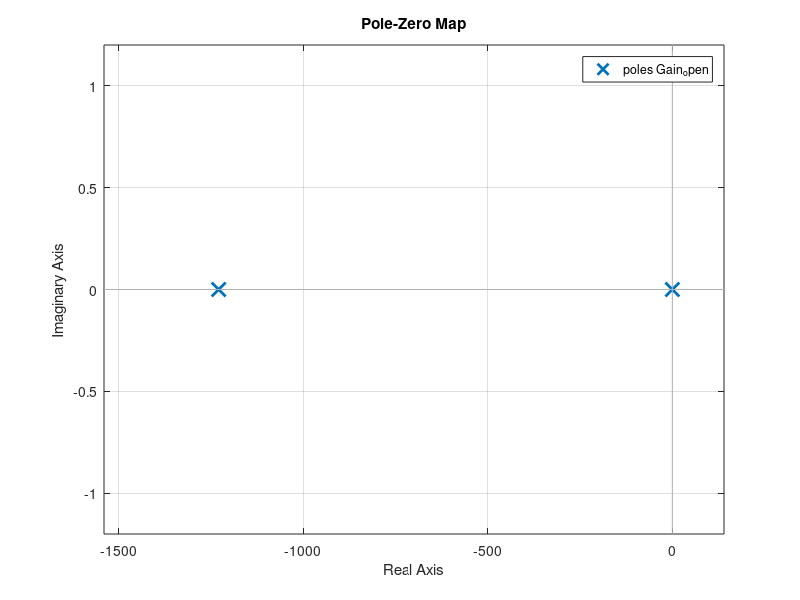

The MATLAB source for this figure:
K_t = 0.094;
K_e = 0.094;
La = 528e-6;
Ra = 0.649;
b = 666.1*10^-6;
J=0.0081;
G1 = tf(1,[La Ra]);
G2 = tf(1, [J b]);
Gain_open = G1*K_t*G2;
pzmap(Gain_open);
Poles_open = pole(Gain_open);
Gain_closed = feedback(Gain_open, K_e);
Poles_closed = pole(Gain_closed);